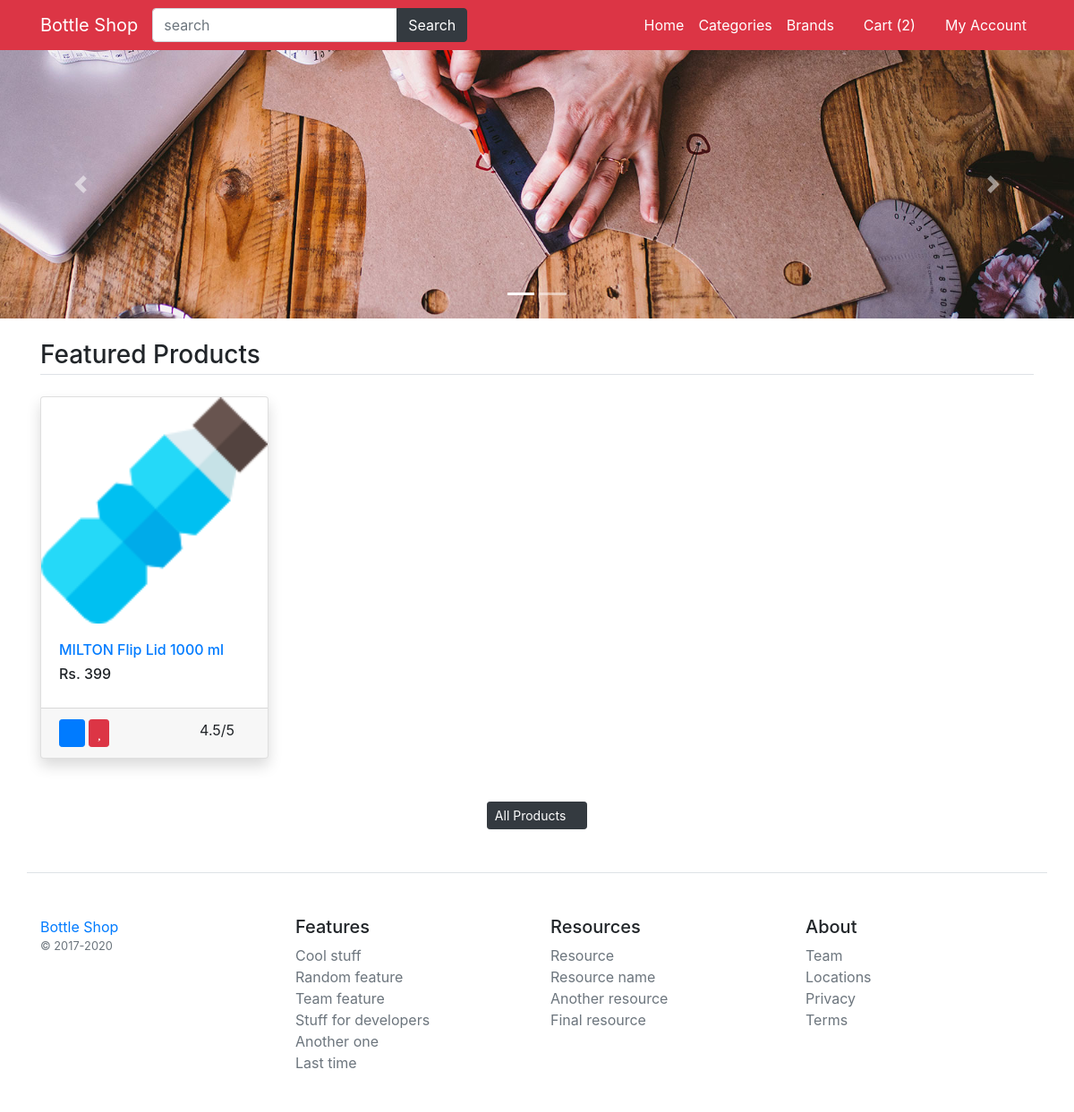
The page / on the database its author committed.
### main_appe/models.py (models this page shows, shortened)
class Banner(models.Model):
    image=models.ImageField(upload_to='banner_images')
    alt_text=models.CharField(max_length=300)
    class Meta:
        verbose_name_plural = '1. Banners'

class Product(models.Model):
    title=models.CharField(max_length=300)
    slug=models.CharField(max_length=300)
    detail=models.TextField()
    specs=models.TextField()
    category=models.ForeignKey(Category,on_delete=models.CASCADE)
    brand=models.ForeignKey(Brand,on_delete=models.CASCADE)
    status=models.BooleanField(default=True)
    is_featured=models.BooleanField(default=False)
    class Meta:
        verbose_name_plural = '6. Products'

class ProductAttributes(models.Model):
    product=models.ForeignKey(Product,on_delete=models.CASCADE)
    color=models.ForeignKey(Color,on_delete=models.CASCADE)
    size=models.ForeignKey(Size,on_delete=models.CASCADE)
    price=models.PositiveIntegerField(default=0)
    image=models.ImageField(upload_to='product_images',null=True)
    class Meta:
        verbose_name_plural = '7. ProductAttributes'

### main_appe/views.py (the view)
# urls.py: 2. Add a URL to urlpatterns:  path('', views.home, name='home')
def home(request):
    data = Product.objects.filter(is_featured=True).order_by('-id')
    banner = Banner.objects.all().order_by('-id')
    return render(request,'index.html',{"data":data,"banner":banner})

### main_appe/templates_content.py (called while the page is built)
def get_fillter(request):
    category = Product.objects.distinct().values('category__title', 'category__id')
    brand = Product.objects.distinct().values('brand__title', "brand__id")
    colors = ProductAttributes.objects.distinct().values('color__title', 'color__id', "color__color_code")
    sizes = ProductAttributes.objects.distinct().values('size__title', 'size__id')
    minMaxPrice = ProductAttributes.objects.aggregate(Min('price'),Max('price'))
    data = {
        'category': category,
        'brand': brand,
        'colors': colors,
        'sizes': sizes,
        'minMaxPrice':minMaxPrice
    }
    return data

### templates/index.html (shortened to what this page needs)
{% extends 'base.html' %}
{% load static %}
{% block content %}
<div id="carouselExampleIndicators" class="carousel slide" data-ride="carousel">
  <ol class="carousel-indicators">
      {% for banners in banner %}
          {% if forloop.counter == 1 %}
                <li data-target="#carouselExampleIndicators" data-slide-to="{{ forloop.counter }}" class="active"></li>
            {% else %}
                  <li data-target="#carouselExampleIndicators" data-slide-to="{{ forloop.counter }}" ></li>
          {% endif %}
      {% endfor %}
  </ol>
  <div class="carousel-inner">
      {% for banner in banner %}
          {% if forloop.counter == 1 %}
            <div class="carousel-item active">
              {% else %}
                <div class="carousel-item ">
          {% endif %}
      <img src="{{ banner.image.url }}" class="d-block w-100" alt="...">
    </div>
      {% endfor %}
  </div>
  <a class="carousel-control-prev" href="#carouselExampleIndicators" role="button" data-slide="prev">
    <span class="carousel-control-prev-icon" aria-hidden="true"></span>
  </a>
  <a class="carousel-control-next" href="#carouselExampleIndicators" role="button" data-slide="next">
    <span class="carousel-control-next-icon" aria-hidden="true"></span>
  </a>
</div>
<main class="container my-4">
	<h3 class="my-4 border-bottom pb-1">Featured Products</h3>
	<div class="row">
		{% for product in data %}
		<div class="col-md-3 mb-4">
			<div class="card shadow">
			  <a href="{% url 'product_details' slug=product.slug id=product.id %}"><img src="{{ product.productattributes_set.first.image.url }}" class="card-img-top" alt="..."></a>
			  <div class="card-body">
			    <h6 class="card-text"><a href="#">{{ product.title }}</a></h6>
                  <h6>Rs. {{product.productattributes_set.first.price}}</h6>
			  </div>
			  <div class="card-footer">
			  	<button class="btn btn-sm btn-primary"><i class="fa fa-shopping-cart"></i></button>
			  	<button class="btn btn-sm btn-danger"><i class="fa fa-heart"></i></button>
			  	<span class="float-right">
			  		4.5/5
			  		<i class="fa fa-star text-warning"></i>
			  	</span>
			  </div>
			</div>
		</div>
		{% endfor %}
	</div>
	<p class="my-4 text-center"><a href="{% url 'product_list' %}" class="btn btn-dark btn-sm">All Products <i class="fa fa-long-arrow-alt-right"></i></a></p>
</main>
{% endblock %}

### templates/base.html (shortened to what this page needs)
{% load static %}
<!DOCTYPE html>
<head>
	<link rel="stylesheet" type="text/css" href="{% static 'fontawesome-free/css/all.min.css' %}" />
	<link rel="stylesheet" type="text/css" href="{% static 'bs4/bootstrap.min.css' %}"/>
</head>
<body>
	<nav class="navbar navbar-expand-lg navbar-dark bg-danger">
		<div class="container">
		  <a class="navbar-brand" href="{% url 'home' %}">Bottle Shop</a>
		  <div class="collapse navbar-collapse" id="navbarNav">
              <form class="form-inline my-2 my-lg-0" action="/search">
      <div class="input-group">
                      <input name="q" type="text" class="form-control" placeholder="search" />
                      <div class="input-group-append">
                        <button class="btn btn-dark" type="submit" id="button-addon2">Search</button>
                      </div>
                    </div>
		    </form>
		    <ul class="navbar-nav ml-auto">
		      <li class="nav-item">
		        <a class="nav-link text-white" href="{% url 'home' %}">Home</a>
		      </li>
		      <li class="nav-item">
		        <a class="nav-link text-white" href="{% url 'category_list' %}">Categories</a>
		      </li>
		      <li class="nav-item">
		        <a class="nav-link text-white" href="{% url 'brands_list' %}">Brands</a>
		      </li>
		      <li class="nav-item">
		        <a class="nav-link text-white" href="#"><i class="fa fa-shopping-cart"></i> Cart (2)</a>
		      </li>
		      <li class="nav-item">
		        <a class="nav-link text-white" href="#"><i class="fa fa-user"></i> My Account</a>
		      </li>
		    </ul>
		  </div>
		</div>
	</nav>
{% block content %}
{% endblock %}
<footer class="pt-4 my-md-5 pt-md-5 border-top container">
    <div class="row">
      <div class="col-12 col-md">
        <a href="#">Bottle Shop</a>
        <small class="d-block mb-3 text-muted">&copy; 2017-2020</small>
      </div>
      <div class="col-6 col-md">
        <h5>Features</h5>
        <ul class="list-unstyled text-small">
          <li><a class="text-muted" href="#">Cool stuff</a></li>
          <li><a class="text-muted" href="#">Random feature</a></li>
          <li><a class="text-muted" href="#">Team feature</a></li>
          <li><a class="text-muted" href="#">Stuff for developers</a></li>
          <li><a class="text-muted" href="#">Another one</a></li>
          <li><a class="text-muted" href="#">Last time</a></li>
        </ul>
      </div>
      <div class="col-6 col-md">
        <h5>Resources</h5>
        <ul class="list-unstyled text-small">
          <li><a class="text-muted" href="#">Resource</a></li>
          <li><a class="text-muted" href="#">Resource name</a></li>
          <li><a class="text-muted" href="#">Another resource</a></li>
          <li><a class="text-muted" href="#">Final resource</a></li>
        </ul>
      </div>
      <div class="col-6 col-md">
        <h5>About</h5>
        <ul class="list-unstyled text-small">
          <li><a class="text-muted" href="#">Team</a></li>
          <li><a class="text-muted" href="#">Locations</a></li>
          <li><a class="text-muted" href="#">Privacy</a></li>
          <li><a class="text-muted" href="#">Terms</a></li>
        </ul>
      </div>
    </div>
  </footer>
</body>
</html>

### rows shown on the page
Banner: image (picture)
Product: productattributes_set.first.image (picture), title "MILTON Flip Lid 1000 ml", productattributes_set.first.price "399"
